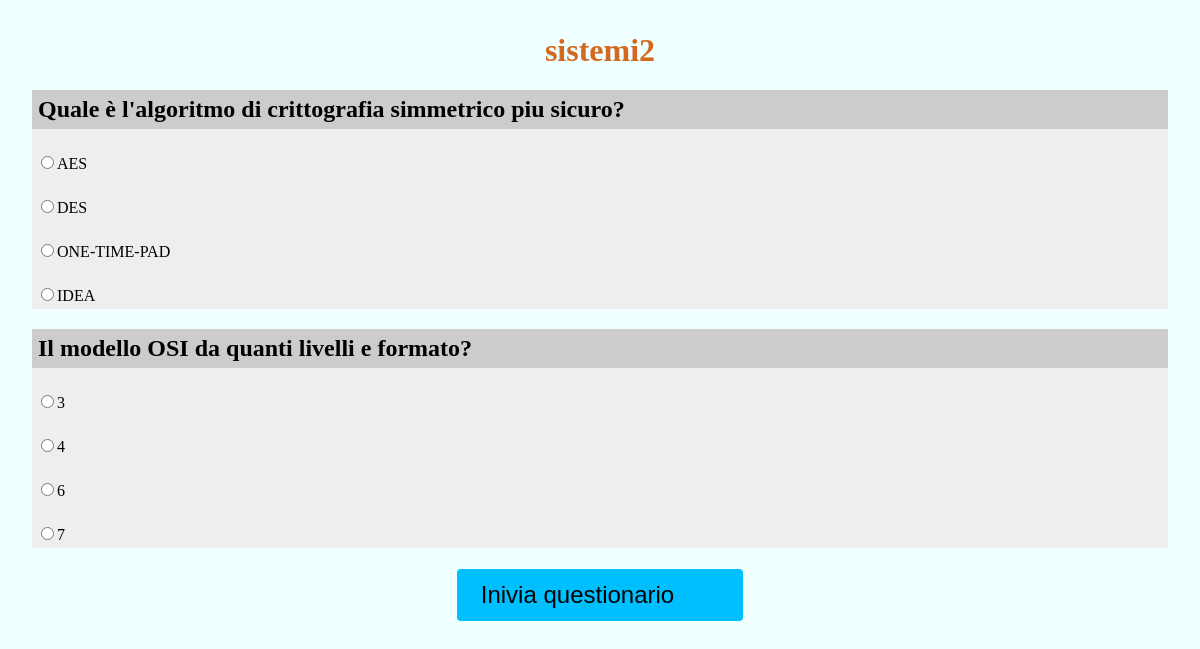
/WebContent/questionario_svolgi_form.php?id=2 (signed in), run on the app's committed database.
### tables this page shows
CREATE TABLE `questionari` (
  `ID` int(4) NOT NULL,
  `Nome` char(30) NOT NULL,
  `FK_Materia` char(30) NOT NULL
);

CREATE TABLE `domande` (
  `ID_domanda` int(4) NOT NULL,
  `Testo_domanda` char(200) NOT NULL,
  `FK_Materia` char(30) DEFAULT NULL
);

CREATE TABLE `risposte` (
  `ID_risposta` int(5) NOT NULL,
  `Testo_risposta` char(255) NOT NULL,
  `Punteggio` decimal(2,1) NOT NULL,
  `FK_domanda` int(4) DEFAULT NULL
);

### WebContent/questionario_svolgi_form.php (the view, shortened to what this page needs)
<!DOCTYPE html>
<html lang="it">
<head>
    <link rel="stylesheet" type="text/css" href="stili.css">
</head>
<body>
<form action="questionario_svolgi_azione.php" method="post">
    <?php
    if(!isset($_GET['id'])){
        echo '<script language="javascript">';
        echo 'alert("Id non è stato inserito");';
        echo 'window.location.href = "index.php";';
        echo '</script>';
    } else {
        $ID=$_GET['id'];
        $conn = connessione();
        $sql="SELECT * FROM questionari WHERE ID = $ID";
        $result = mysqli_query($conn, $sql);
        if ($result && mysqli_num_rows($result) > 0) {
            while($row = mysqli_fetch_assoc($result)) {
                echo "<H1 align=center style='color: chocolate'>${row['Nome']}</H1>";
            }
        } else {
            echo '<script language="javascript">';
            echo 'alert("Id non è stato inserito");';
            echo 'window.location.href = "index.php";';
            echo '</script>';
        }
        $sqlDomande="SELECT domande.* FROM domande,domande_questionari,questionari
            WHERE domande.ID_domanda=domande_questionari.FK_domanda and domande_questionari.FK_questionario=questionari.ID
            and questionari.id='$ID'";
        $resultDomande = mysqli_query($conn, $sqlDomande);
        if (mysqli_num_rows($resultDomande) > 0) {
            while($row = mysqli_fetch_assoc($resultDomande)) {
                echo "<div class='domanda'>\n";
                echo"<h2>${row['Testo_domanda']}</h2>\n";
                $sqlRisposte="SELECT Testo_risposta, ID_risposta FROM risposte WHERE risposte.FK_domanda=${row['ID_domanda']}";
                $id=$row['ID_domanda'];
                $resultRisposte = mysqli_query($conn, $sqlRisposte);
                if (mysqli_num_rows($resultRisposte) > 0) {
                    while($row = mysqli_fetch_assoc($resultRisposte)) {
                        echo "<p><input type='radio' name=$id value=${row['ID_risposta']}><label>${row['Testo_risposta']}"; echo "</label></p>\n";
                    }
                } else {
                    echo "0 results";
                }
                echo "</div>\n";
            }
        } else {
            echo "0 results";
        }
        echo '<p><button><span> Inivia questionario </span></button></p>';
    }
    ?>
</form>
</body>
</html>

### WebContent/stili.css (style rules this page uses)
* { box-sizing: border-box; }
body { padding:0; margin:0; text-align: center; background-color: azure; }
button { border-radius: 4px; background-color: deepskyblue; border: none; color: black; text-align: center; font-size: 1.5em; padding: 0.5em 1em; transition: all 0.5s; cursor: pointer; margin: 5px; }
button span { padding-right: 25px; transition: 0.5s; }
button span:after { content: '\00bb'; padding-left:0px; opacity: 0; transition: 0.5s; }
div.domanda { background: #eeeeee ; padding: 0; text-align: left; }
div.domanda > * { padding:0.25em; }
div.domanda > h2 { background: #cccccc; }

### WebContent/questionario_svolgi_form.php (style rules this page uses)
form { margin: 2em }

### data on the page
questionari: Nome "sistemi2"
domande: Testo_domanda "Quale è l'algoritmo di crittografia simmetrico piu sicuro?"
risposte: Testo_risposta "AES"
risposte: Testo_risposta "DES"
risposte: Testo_risposta "ONE-TIME-PAD"
risposte: Testo_risposta "IDEA"
domande: Testo_domanda "Il modello OSI da quanti livelli e formato?"
risposte: Testo_risposta "3"
risposte: Testo_risposta "4"
risposte: Testo_risposta "6"
risposte: Testo_risposta "7"
